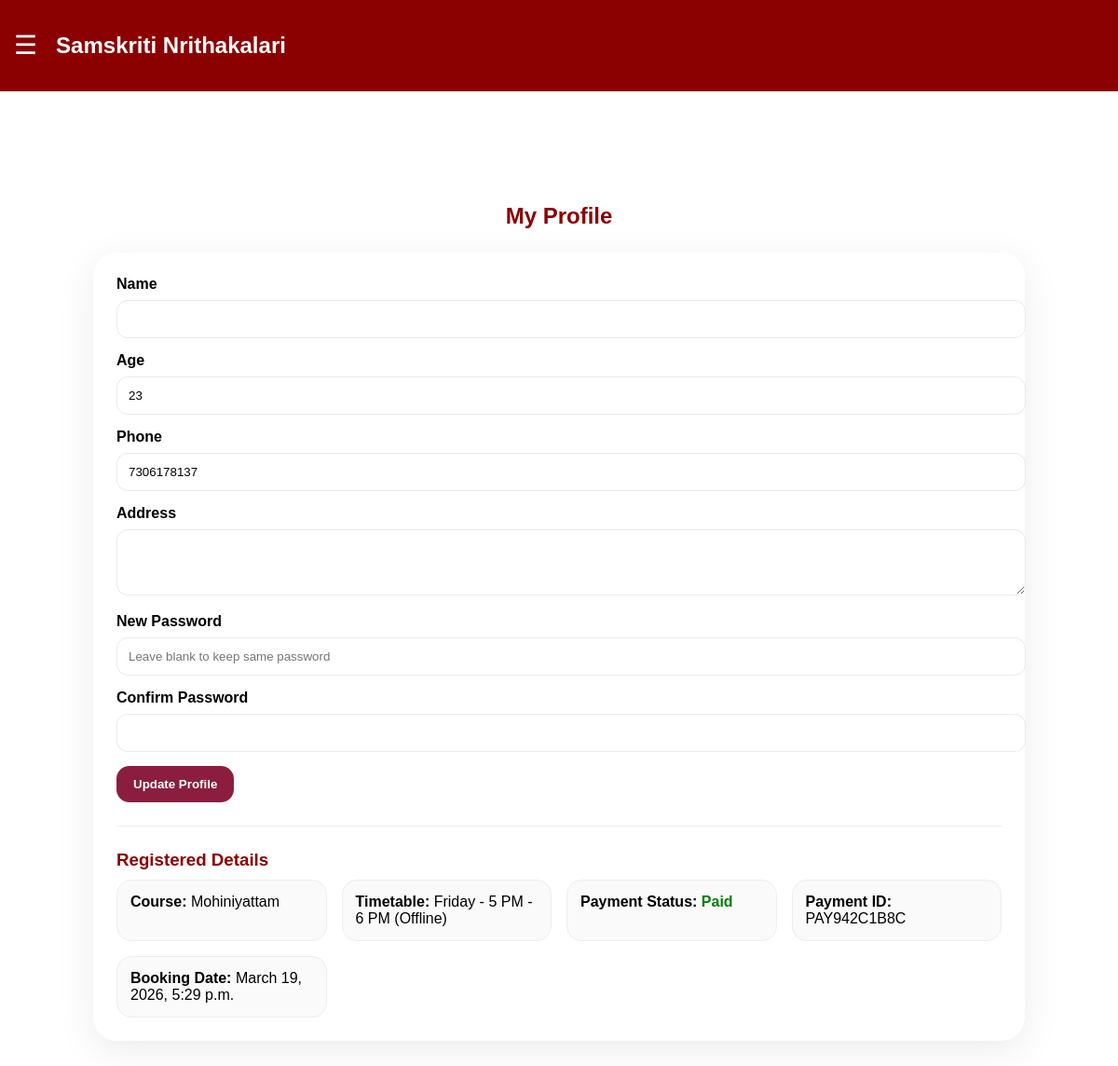
/profile/ (signed in), run on the app's committed database.
### core/models.py (models this page shows, shortened)
class UserProfile(models.Model):
    user = models.OneToOneField(User, on_delete=models.CASCADE)
    age = models.IntegerField()
    phone = models.CharField(max_length=15)
    address = models.TextField(blank=True, default="")
    profile_image = models.ImageField(upload_to="profile_images/", blank=True, null=True)
    selected_course = models.ForeignKey(
        Course,
        on_delete=models.SET_NULL,
        null=True,
        blank=True,
        related_name="selected_by_students",
    )
    selected_timetable = models.ForeignKey(
        Timetable,
        on_delete=models.SET_NULL,
        null=True,
        blank=True,
        related_name="selected_by_students",
    )
    admission_fee_paid = models.BooleanField(default=False)
    payment_id = models.CharField(max_length=100, blank=True, null=True)
    class Meta:
        ordering = ["user__username"]

class Course(models.Model):
    name = models.CharField(max_length=100, default="Course")
    description = models.TextField(blank=True)
    duration = models.CharField(max_length=50, blank=True)
    fee = models.DecimalField(max_digits=10, decimal_places=0, default=1000)
    is_active = models.BooleanField(default=True)
    image = models.ImageField(upload_to="course_images/", blank=True, null=True)
    class Meta:
        ordering = ["name"]

class Timetable(models.Model):
    MODE_ONLINE = "Online"
    MODE_OFFLINE = "Offline"
    MODE_CHOICES = [
        (MODE_ONLINE, "Online"),
        (MODE_OFFLINE, "Offline"),
    ]
    course = models.ForeignKey(Course, on_delete=models.CASCADE, related_name="timetables")
    day = models.CharField(max_length=20)
    time = models.CharField(max_length=50)
    mode = models.CharField(max_length=10, choices=MODE_CHOICES)
    class Meta:
        ordering = ["course__name", "day", "time"]
        unique_together = ("course", "day", "time", "mode")

class Booking(models.Model):
    PAYMENT_PENDING = "Pending"
    PAYMENT_PAID = "Paid"
    PAYMENT_STATUS_CHOICES = [
        (PAYMENT_PENDING, "Pending"),
        (PAYMENT_PAID, "Paid"),
    ]
    STATUS_ACTIVE = "Active"
    STATUS_CANCELLED = "Cancelled"
    BOOKING_STATUS_CHOICES = [
        (STATUS_ACTIVE, "Active"),
        (STATUS_CANCELLED, "Cancelled"),
    ]
    profile = models.OneToOneField(
        UserProfile, on_delete=models.CASCADE, related_name="booking"
    )
    course = models.ForeignKey(Course, on_delete=models.CASCADE)
    timetable = models.ForeignKey(Timetable, on_delete=models.CASCADE)
    booking_date = models.DateTimeField(auto_now_add=True)
    payment_status = models.CharField(
        max_length=20,
        choices=PAYMENT_STATUS_CHOICES,
        default=PAYMENT_PENDING,
    )
    payment_id = models.CharField(max_length=100, blank=True, null=True)
    status = models.CharField(
        max_length=20,
        choices=BOOKING_STATUS_CHOICES,
        default=STATUS_ACTIVE,
    )
    class Meta:
        ordering = ["-booking_date"]

### core/views.py (the view, shortened to what this page needs)
# urls.py: path("profile/", views.profile, name="profile"),
@login_required
def profile(request):
    if is_admin_user(request.user):
        return redirect("admin_dashboard")
    profile_obj = get_profile_or_redirect(request)
    if profile_obj is None:
        return redirect("register")
    booking = Booking.objects.filter(profile=profile_obj).first()
    return render(
        request,
        "profile.html",
        {
            "profile": profile_obj,
            "booking": booking,
        },
    )

### core/views.py (called while the page is built, shortened)
def is_admin_user(user):
    return bool(user and user.is_authenticated and (user.is_staff or user.is_superuser))

def get_profile_or_redirect(request):
    profile = UserProfile.objects.filter(user=request.user).first()
    if profile is not None:
        return profile

### templates/profile.html (shortened to what this page needs)
{% extends 'base.html' %}
{% block content %}
<div style="max-width:1000px;margin:40px auto;padding:30px;">
    <h2 style="text-align:center;color:#8B0000;margin-bottom:25px;">My Profile</h2>
    <div style="background:white;border-radius:25px;padding:25px;box-shadow:0 10px 40px rgba(0,0,0,0.08);">
        <div style="display:flex;gap:20px;align-items:flex-start;flex-wrap:wrap;">
            <div style="flex:1;">
                <form method="POST">
                    <div style="margin-bottom:15px;">
                        <label style="display:block;margin-bottom:8px;font-weight:700;">Name</label>
                        <input
                            type="text"
                            name="name"
                            value="{{ request.user.first_name }}"
                            style="width:100%;padding:12px;border-radius:12px;border:1px solid #eaeaea;"
                        />
                    </div>
                    <div style="margin-bottom:15px;">
                        <label style="display:block;margin-bottom:8px;font-weight:700;">Age</label>
                        <input
                            type="number"
                            name="age"
                            min="1"
                            max="120"
                            value="{{ profile.age }}"
                            required
                            style="width:100%;padding:12px;border-radius:12px;border:1px solid #eaeaea;"
                        />
                    </div>
                    <div style="margin-bottom:15px;">
                        <label style="display:block;margin-bottom:8px;font-weight:700;">Phone</label>
                        <input
                            type="text"
                            name="phone"
                            value="{{ profile.phone }}"
                            required
                            style="width:100%;padding:12px;border-radius:12px;border:1px solid #eaeaea;"
                        />
                    </div>
                    <div style="margin-bottom:15px;">
                        <label style="display:block;margin-bottom:8px;font-weight:700;">Address</label>
                        <textarea
                            name="address"
                            rows="3"
                            style="width:100%;padding:12px;border-radius:12px;border:1px solid #eaeaea;"
                        >{{ profile.address }}</textarea>
                    </div>
                    <div style="margin-bottom:15px;">
                        <label style="display:block;margin-bottom:8px;font-weight:700;">New Password</label>
                        <input
                            type="password"
                            name="new_password"
                            placeholder="Leave blank to keep same password"
                            style="width:100%;padding:12px;border-radius:12px;border:1px solid #eaeaea;"
                        />
                    </div>
                    <div style="margin-bottom:15px;">
                        <label style="display:block;margin-bottom:8px;font-weight:700;">Confirm Password</label>
                        <input
                            type="password"
                            name="confirm_password"
                            style="width:100%;padding:12px;border-radius:12px;border:1px solid #eaeaea;"
                        />
                    </div>
                    <button type="submit" style="padding:12px 18px;border:none;border-radius:14px;background:#8B1E3F;color:white;font-weight:700;cursor:pointer;">
                        Update Profile
                    </button>
                </form>
            </div>
        </div>
        <hr style="border:none;border-top:1px solid #eee;margin:25px 0;">
        <h3 style="margin-bottom:10px;color:#8B0000;">Registered Details</h3>
        <div style="display:grid;grid-template-columns:repeat(auto-fit,minmax(220px,1fr));gap:16px;">
            <div style="background:#fafafa;border:1px solid #eee;border-radius:16px;padding:14px;">
                <b>Course:</b>
                {% if profile.selected_course %}
                    {{ profile.selected_course.name }}
                {% else %}
                    Not selected
                {% endif %}
            </div>
            <div style="background:#fafafa;border:1px solid #eee;border-radius:16px;padding:14px;">
                <b>Timetable:</b>
                {% if profile.selected_timetable %}
                    {{ profile.selected_timetable.day }} - {{ profile.selected_timetable.time }} ({{ profile.selected_timetable.mode }})
                {% else %}
                    Not selected
                {% endif %}
            </div>
            <div style="background:#fafafa;border:1px solid #eee;border-radius:16px;padding:14px;">
                <b>Payment Status:</b>
                {% if profile.admission_fee_paid %}
                    <span style="color:green;font-weight:800;">Paid</span>
                {% else %}
                    <span style="color:#b00020;font-weight:800;">Not Paid</span>
                {% endif %}
            </div>
            <div style="background:#fafafa;border:1px solid #eee;border-radius:16px;padding:14px;">
                <b>Payment ID:</b>
                {% if profile.payment_id %}
                    {{ profile.payment_id }}
                {% else %}
                    -
                {% endif %}
            </div>
            <div style="background:#fafafa;border:1px solid #eee;border-radius:16px;padding:14px;">
                <b>Booking Date:</b>
                {% if booking and booking.booking_date %}
                    {{ booking.booking_date }}
                {% else %}
                    -
                {% endif %}
            </div>
        </div>
    </div>
</div>
{% endblock %}

### static/css/style.css (style rules this page uses)
body { margin:0; font-family:Arial; }

### data on the page
UserProfile: age "23", phone "7306178137", selected_course.name "Mohiniyattam", selected_timetable.day "Friday", selected_timetable.time "5 PM - 6 PM", selected_timetable.mode "Offline", payment_id "PAY942C1B8C"
Booking: booking_date "March 19, 2026, 5:29 p.m."
